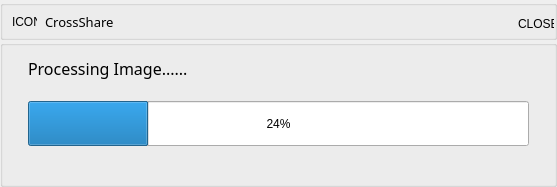
<?xml version="1.0" encoding="UTF-8"?>
<ui version="4.0">
 <class>ProgressBarWidget</class>
 <widget class="QWidget" name="ProgressBarWidget">
  <property name="geometry">
   <rect>
    <x>0</x>
    <y>0</y>
    <width>557</width>
    <height>187</height>
   </rect>
  </property>
  <property name="sizePolicy">
   <sizepolicy hsizetype="Expanding" vsizetype="Fixed">
    <horstretch>0</horstretch>
    <verstretch>0</verstretch>
   </sizepolicy>
  </property>
  <property name="windowTitle">
   <string>Form</string>
  </property>
  <layout class="QVBoxLayout" name="verticalLayout_2">
   <property name="spacing">
    <number>0</number>
   </property>
   <property name="leftMargin">
    <number>0</number>
   </property>
   <property name="topMargin">
    <number>0</number>
   </property>
   <property name="rightMargin">
    <number>0</number>
   </property>
   <property name="bottomMargin">
    <number>0</number>
   </property>
   <item>
    <widget class="QGroupBox" name="top_box">
     <property name="sizePolicy">
      <sizepolicy hsizetype="Expanding" vsizetype="Fixed">
       <horstretch>0</horstretch>
       <verstretch>0</verstretch>
      </sizepolicy>
     </property>
     <property name="minimumSize">
      <size>
       <width>0</width>
       <height>40</height>
      </size>
     </property>
     <property name="maximumSize">
      <size>
       <width>16777215</width>
       <height>40</height>
      </size>
     </property>
     <property name="title">
      <string/>
     </property>
     <layout class="QHBoxLayout" name="horizontalLayout">
      <property name="spacing">
       <number>8</number>
      </property>
      <property name="topMargin">
       <number>0</number>
      </property>
      <property name="rightMargin">
       <number>0</number>
      </property>
      <property name="bottomMargin">
       <number>0</number>
      </property>
      <item>
       <widget class="QLabel" name="title_icon_2">
        <property name="sizePolicy">
         <sizepolicy hsizetype="Fixed" vsizetype="Fixed">
          <horstretch>0</horstretch>
          <verstretch>0</verstretch>
         </sizepolicy>
        </property>
        <property name="minimumSize">
         <size>
          <width>25</width>
          <height>25</height>
         </size>
        </property>
        <property name="maximumSize">
         <size>
          <width>25</width>
          <height>25</height>
         </size>
        </property>
        <property name="text">
         <string>ICON</string>
        </property>
       </widget>
      </item>
      <item>
       <widget class="QLabel" name="title_label">
        <property name="sizePolicy">
         <sizepolicy hsizetype="Fixed" vsizetype="Expanding">
          <horstretch>0</horstretch>
          <verstretch>0</verstretch>
         </sizepolicy>
        </property>
        <property name="minimumSize">
         <size>
          <width>180</width>
          <height>0</height>
         </size>
        </property>
        <property name="maximumSize">
         <size>
          <width>180</width>
          <height>16777215</height>
         </size>
        </property>
        <property name="font">
         <font>
          <family>Agency FB</family>
          <pointsize>10</pointsize>
         </font>
        </property>
        <property name="text">
         <string>CrossShare</string>
        </property>
       </widget>
      </item>
      <item>
       <spacer name="horizontalSpacer_2">
        <property name="orientation">
         <enum>Qt::Horizontal</enum>
        </property>
        <property name="sizeHint" stdset="0">
         <size>
          <width>268</width>
          <height>20</height>
         </size>
        </property>
       </spacer>
      </item>
      <item>
       <widget class="QLabel" name="close_label">
        <property name="sizePolicy">
         <sizepolicy hsizetype="Fixed" vsizetype="Fixed">
          <horstretch>0</horstretch>
          <verstretch>0</verstretch>
         </sizepolicy>
        </property>
        <property name="minimumSize">
         <size>
          <width>36</width>
          <height>36</height>
         </size>
        </property>
        <property name="maximumSize">
         <size>
          <width>36</width>
          <height>36</height>
         </size>
        </property>
        <property name="text">
         <string>CLOSE</string>
        </property>
       </widget>
      </item>
     </layout>
    </widget>
   </item>
   <item>
    <widget class="QGroupBox" name="groupBox_2">
     <property name="title">
      <string/>
     </property>
     <layout class="QVBoxLayout" name="verticalLayout">
      <property name="spacing">
       <number>10</number>
      </property>
      <property name="leftMargin">
       <number>25</number>
      </property>
      <property name="topMargin">
       <number>0</number>
      </property>
      <property name="rightMargin">
       <number>25</number>
      </property>
      <property name="bottomMargin">
       <number>0</number>
      </property>
      <item>
       <widget class="QLabel" name="label_2">
        <property name="sizePolicy">
         <sizepolicy hsizetype="Expanding" vsizetype="Fixed">
          <horstretch>0</horstretch>
          <verstretch>0</verstretch>
         </sizepolicy>
        </property>
        <property name="minimumSize">
         <size>
          <width>0</width>
          <height>45</height>
         </size>
        </property>
        <property name="maximumSize">
         <size>
          <width>16777215</width>
          <height>45</height>
         </size>
        </property>
        <property name="font">
         <font>
          <family>Agency FB</family>
          <pointsize>12</pointsize>
         </font>
        </property>
        <property name="text">
         <string>Processing Image......</string>
        </property>
       </widget>
      </item>
      <item>
       <widget class="QProgressBar" name="progressBar">
        <property name="sizePolicy">
         <sizepolicy hsizetype="Expanding" vsizetype="Fixed">
          <horstretch>0</horstretch>
          <verstretch>0</verstretch>
         </sizepolicy>
        </property>
        <property name="minimumSize">
         <size>
          <width>0</width>
          <height>45</height>
         </size>
        </property>
        <property name="maximumSize">
         <size>
          <width>16777215</width>
          <height>45</height>
         </size>
        </property>
        <property name="value">
         <number>24</number>
        </property>
       </widget>
      </item>
      <item>
       <spacer name="verticalSpacer">
        <property name="orientation">
         <enum>Qt::Vertical</enum>
        </property>
        <property name="sizeHint" stdset="0">
         <size>
          <width>20</width>
          <height>20</height>
         </size>
        </property>
       </spacer>
      </item>
     </layout>
    </widget>
   </item>
  </layout>
 </widget>
 <resources/>
 <connections/>
</ui>
